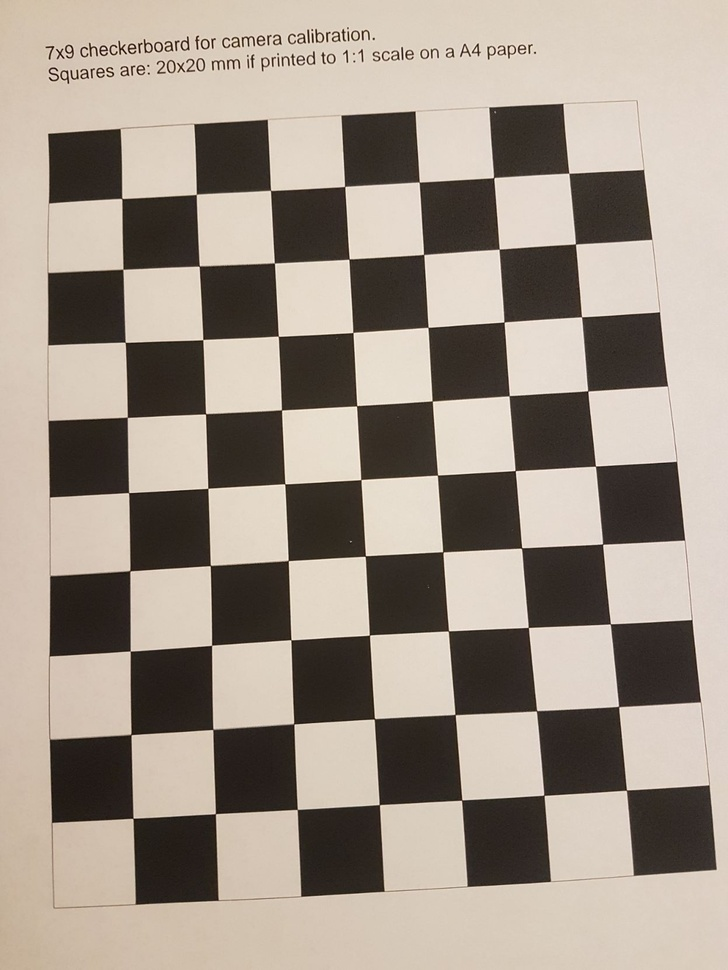
#> input picture images/cal_1/20220725_233955.jpg, 728 x 970 px, shrunk from 1247 x 1662 before the run; its folder holds only this picture in this run
$ python cam_calib.py
#> lines starting #> are read from the running program, lines starting #| are printed output that depends on the picture; after the words box and inside, x2 and y2 are one past the last pixel; in counts of white or black regions, pixels touching at a corner belong together; long printed decimals are rounded
# Import required modules
import cv2
import numpy as np
import glob

# Define the dimensions of checkerboard
CHECKERBOARD = (7, 9)

# stop the iteration when specified
# accuracy, epsilon, is reached or
# specified number of iterations are completed.
criteria = (cv2.TERM_CRITERIA_EPS +
            cv2.TERM_CRITERIA_MAX_ITER, 30, 0.001)


# Vector for 3D points
threedpoints = []

# Vector for 2D points
twodpoints = []


# 3D points real world coordinates
objectp3d = np.zeros((1, CHECKERBOARD[0] * CHECKERBOARD[1], 3), np.float32)

objectp3d[0, :, :2] = np.mgrid[0:CHECKERBOARD[0],
                               0:CHECKERBOARD[1]].T.reshape(-1, 2)

# scale the unit squares by 20mm
objectp3d = np.multiply(objectp3d, 0.02)

prev_img_shape = None

# Extracting path of individual image stored
# in a given directory. Since no path is
# specified, it will take current directory
# jpg files alone
images = glob.glob('images/cal_1/*.jpg')

for filename in images:
    image = cv2.imread(filename)
#> image is the input picture: shape (970, 728, 3); mean B, G, R 137.9, 149.5, 160.8
    grayColor = cv2.cvtColor(image, cv2.COLOR_BGR2GRAY)
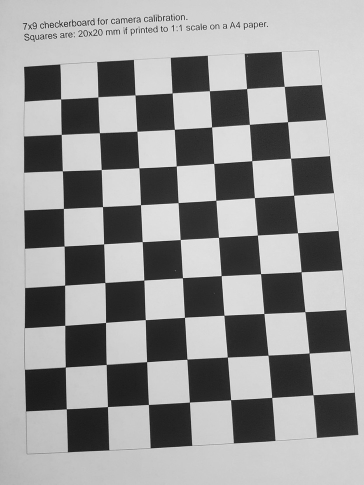
#> grayColor: shape (970, 728) (shown at 1/2 size); min 5, max 252, mean 151.5

    # Find the chess board corners
    # If desired number of corners are
    # found in the image then ret = true
    ret, corners = cv2.findChessboardCorners(
                    grayColor, CHECKERBOARD,
                    cv2.CALIB_CB_ADAPTIVE_THRESH
                    + cv2.CALIB_CB_FAST_CHECK +
                    cv2.CALIB_CB_NORMALIZE_IMAGE)
#> ret = True; corners = 63 rows, first 8: [121.9, 198.6], [196.3, 194.6], [270.5, 190.5], [344.6, 186.4], [419, 182], [493.6, 177.4], [569, 173.1], [122.9, 269]

    # If desired number of corners can be detected then,
    # refine the pixel coordinates and display
    # them on the images of checker board
    if ret is True:
        threedpoints.append(objectp3d)

        # Refining pixel coordinates
        # for given 2d points.
        corners2 = cv2.cornerSubPix(
            grayColor, corners, (11, 11), (-1, -1), criteria)
#> corners2 = 63 rows, first 8: [121.7, 198.4], [196.3, 194.3], [270.5, 190.4], [344.6, 186.5], [419.2, 182], [493.6, 177.6], [568.9, 173.2], [122.9, 269.3]

        twodpoints.append(corners2)

        # Draw and display the corners
        image = cv2.drawChessboardCorners(image, CHECKERBOARD, corners2, ret)
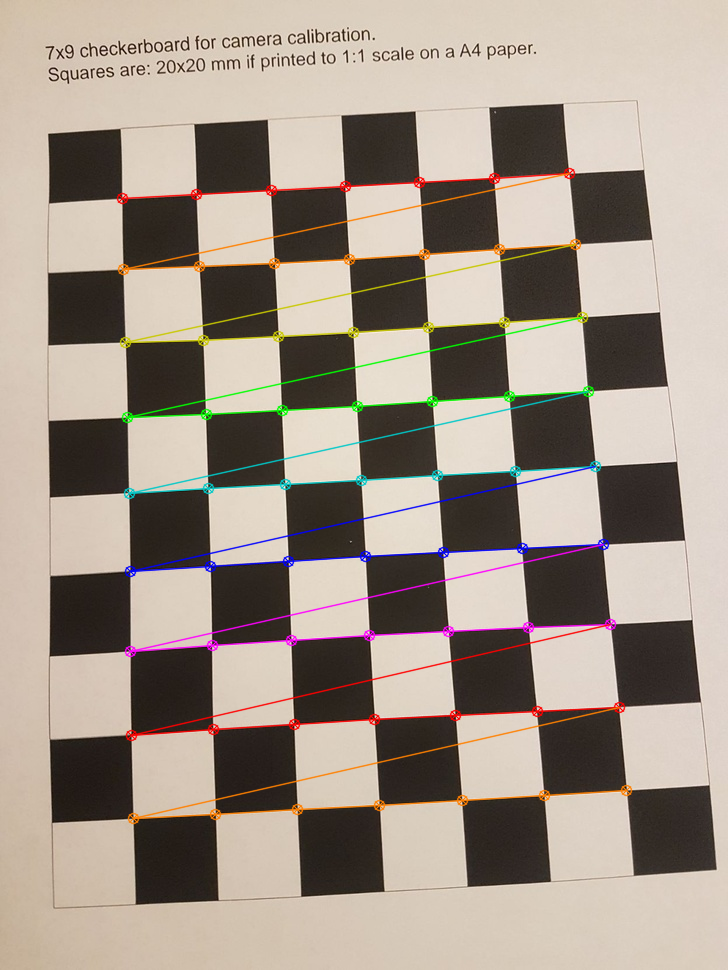
#> image: shape (970, 728, 3); 4.09% of pixels changed, all inside (x1, y1, x2, y2) = (116, 167, 633, 825)

    cv2.imshow('img', image)
    cv2.waitKey(0)

cv2.destroyAllWindows()

h, w = image.shape[:2]


# Perform camera calibration by
# passing the value of above found out 3D points (threedpoints)
# and its corresponding pixel coordinates of the
# detected corners (twodpoints)
ret, matrix, distortion, r_vecs, t_vecs = cv2.calibrateCamera(
    threedpoints, twodpoints, grayColor.shape[::-1], None, None)
#> ret = 0.376; matrix = [[1830.6, 0, 349.2], [0, 1894.1, 475.5], [0, 0, 1]]; distortion = [[2.48, -58, -0.000509, 0.00148, 419.7]]; r_vecs = ([-0.307, 0.00661, -0.0547],); t_vecs = ([-0.061, -0.0718, 0.507],)


# Displaying required output
print(" Camera matrix:")
print(matrix)
#| [[1.83063104e+03 0.00000000e+00 3.49182639e+02]
#|  [0.00000000e+00 1.89414299e+03 4.75521333e+02]
#|  [0.00000000e+00 0.00000000e+00 1.00000000e+00]]

print("\n Distortion coefficient:")
print(distortion)
#| [[ 2.48305761e+00 -5.79969153e+01 -5.08637044e-04  1.47594506e-03
#|    4.19656265e+02]]

print("\n Rotation Vectors:")
print(r_vecs)
#| (array([[-0.307],
#|        [ 0.006613 ],
#|        [-0.05468 ]]),)

print("\n Translation Vectors:")
print(t_vecs)
#| (array([[-0.06102 ],
#|        [-0.0718],
#|        [ 0.5074]]),)

$ run again, on images/cal_1/20220725_234020.jpg
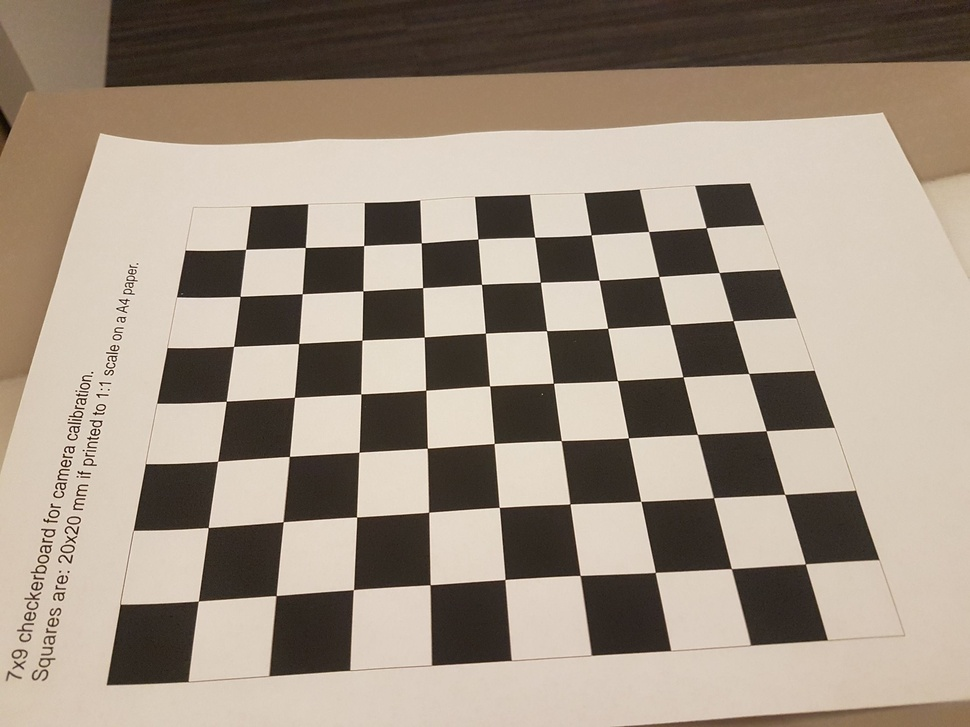
#> input picture images/cal_1/20220725_234020.jpg, 970 x 727 px, shrunk from 2216 x 1662 before the run
#> image is the input picture: shape (727, 970, 3); mean B, G, R 131.1, 145.7, 159.4
#> `grayColor = cv2.cvtColor(image, cv2.COLOR_BGR2GRAY)`:
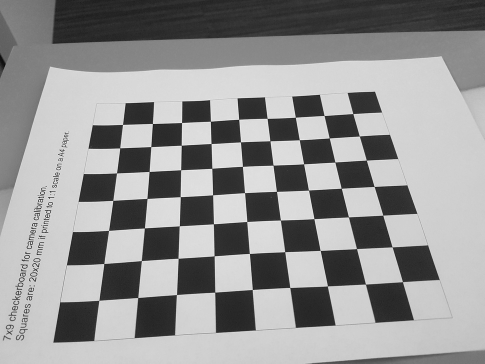
#> grayColor: shape (727, 970) (shown at 1/2 size); min 5, max 252, mean 148.1
#> `ret, corners = cv2.findChessboardCorners( grayColor, CHECKERBOARD, cv2..`: ret = True; corners = 63 rows, first 8: [705.9, 228], [719.5, 272.7], [732.7, 320.9], [748.4, 373.4], [765.8, 430.9], [784.5, 494.1], [805.4, 563.8], [648.4, 231.4]
#> corners2 = 63 rows, first 8: [706.1, 227.7], [719.1, 272.5], [733.1, 320.6], [748.7, 373.4], [766.1, 430.7], [784.7, 494.3], [805.4, 563.8], [648.6, 231.5]
#> `image = cv2.drawChessboardCorners(image, CHECKERBOARD, corners2, ret)`:
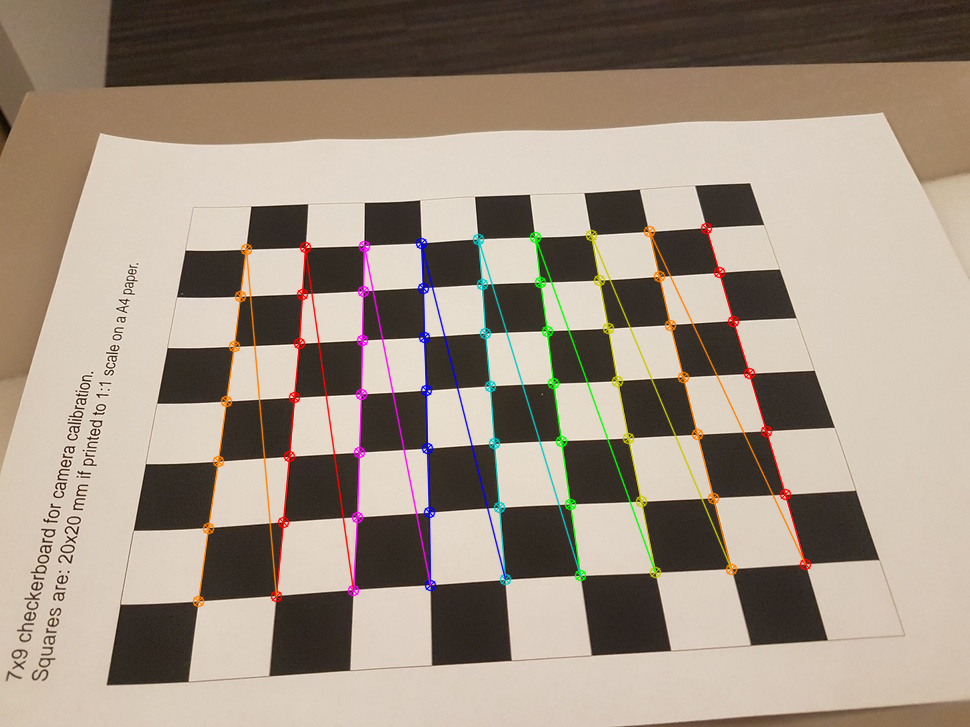
#> image: shape (727, 970, 3); 3.2% of pixels changed, all inside (x1, y1, x2, y2) = (192, 222, 812, 608)
#> `ret, matrix, distortion, r_vecs, t_vecs = cv2.calibrateCamera( threedp..`: ret = 0.494; matrix = [[806.8, 0, 475.5], [0, 798.7, 332.7], [0, 0, 1]]; distortion = [[0.176, 0.519, -0.0068, -0.00171, -2.91]]; r_vecs = ([-0.471, 0.45, 1.46],); t_vecs = ([0.0808, -0.0368, 0.287],)
#| [[806.771   0.         475.479]
#|  [  0.         798.677 332.683]
#|  [  0.           0.           1.        ]]
#| [[ 1.75775230e-01  5.18967666e-01 -6.79759283e-03 -1.71453981e-03
#|   -2.90854141e+00]]
#| (array([[-0.4709],
#|        [ 0.4499],
#|        [ 1.463]]),)
#| (array([[ 0.08075],
#|        [-0.03682],
#|        [ 0.2873]]),)

$ run again, on images/cal_1/20220725_234032.jpg
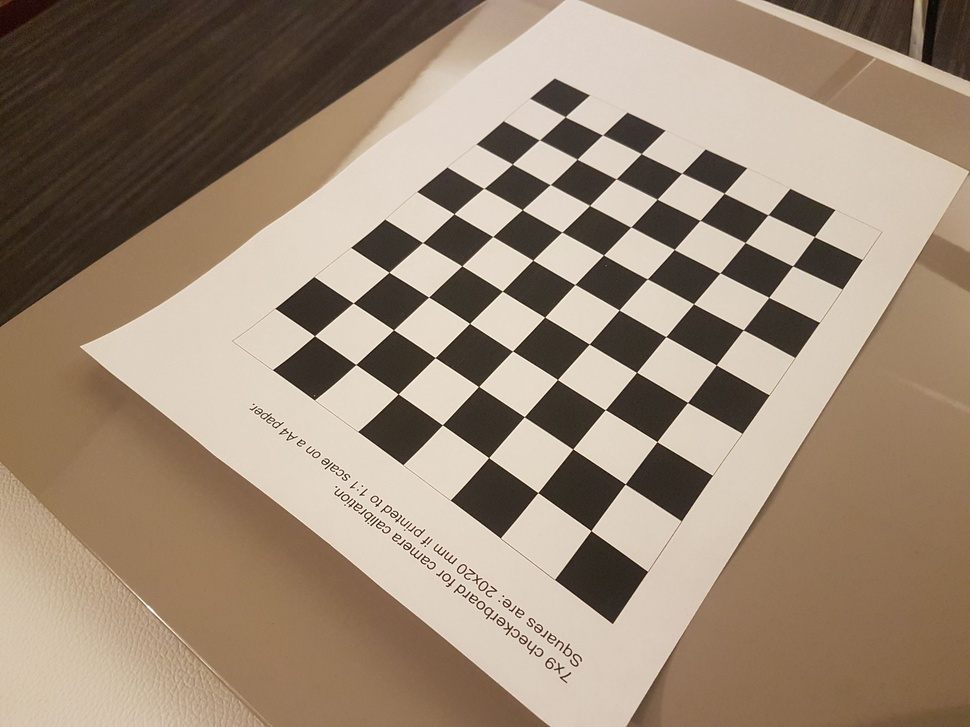
#> input picture images/cal_1/20220725_234032.jpg, 970 x 727 px, shrunk from 2216 x 1662 before the run
#> image is the input picture: shape (727, 970, 3); mean B, G, R 117.5, 136.4, 155.2
#> `grayColor = cv2.cvtColor(image, cv2.COLOR_BGR2GRAY)`:
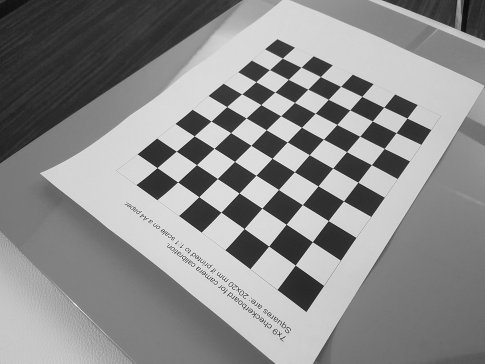
#> grayColor: shape (727, 970) (shown at 1/2 size); min 5, max 252, mean 139.9
#> `ret, corners = cv2.findChessboardCorners( grayColor, CHECKERBOARD, cv2..`: ret = True; corners = 63 rows, first 8: [565.2, 116.7], [602.5, 135.1], [641.3, 153.6], [673, 174], [726, 199], [767.9, 214.8], [814.4, 236.7], [539.4, 140]
#> corners2 = 63 rows, first 8: [565.1, 116.7], [602.4, 135], [641.2, 153.6], [681.6, 173.3], [724.1, 193.3], [767.9, 214.8], [814.5, 236.7], [539.3, 140]
#> `image = cv2.drawChessboardCorners(image, CHECKERBOARD, corners2, ret)`:
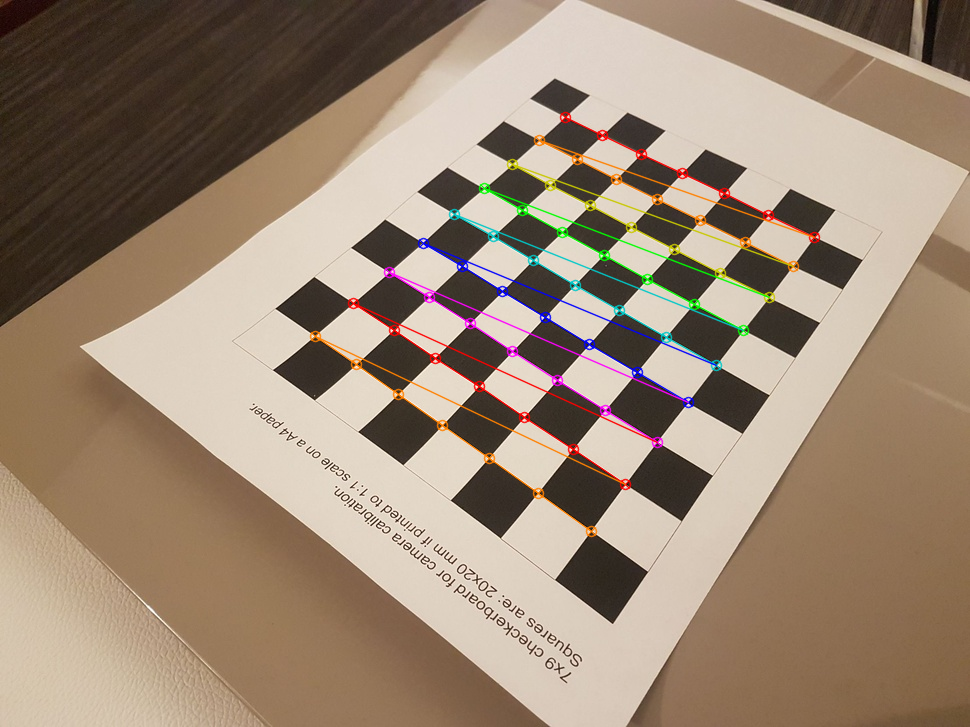
#> image: shape (727, 970, 3); 2.71% of pixels changed, all inside (x1, y1, x2, y2) = (309, 111, 821, 538)
#> `ret, matrix, distortion, r_vecs, t_vecs = cv2.calibrateCamera( threedp..`: ret = 0.458; matrix = [[765.8, 0, 485], [0, 798.8, 409.9], [0, 0, 1]]; distortion = [[0.256, -0.465, 0.01, 0.00242, -0.0518]]; r_vecs = ([-0.595, 0.183, 0.647],); t_vecs = ([0.0365, -0.128, 0.355],)
#| [[765.837   0.         484.989]
#|  [  0.         798.789 409.933]
#|  [  0.           0.           1.        ]]
#| [[ 0.2558 -0.4653  0.01  0.002421 -0.05183]]
#| (array([[-0.595],
#|        [ 0.1827],
#|        [ 0.6474]]),)
#| (array([[ 0.03647 ],
#|        [-0.1282],
#|        [ 0.3548]]),)
